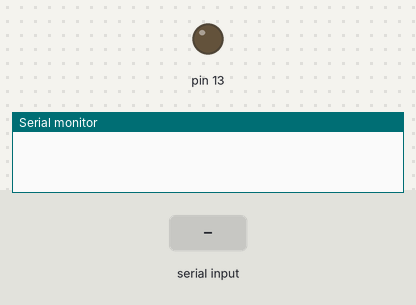
A sketch run on a simulated Arduino Uno, built with avr-gcc and run on an emulated ATmega328P. Parts: output pins drawn as LEDs (lit = HIGH), the last lines printed to the serial monitor. Inputs (shaded band) come from the test bench.

Above: at 1.2 s.
1.3 s: "1" received over Serial
At 2.6 s:
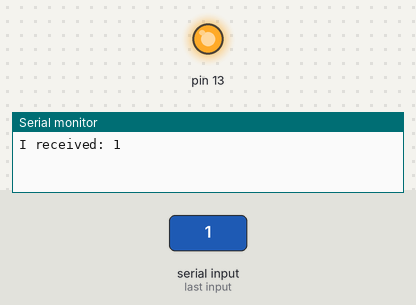
Timing chart, 0 to 4.3 s (numbered marks = the images above; inputs shaded):
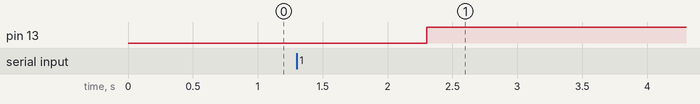

Measured:
- after the input at 1.3 s, pin 13: LOW → HIGH after 1.0 s

The sketch:

talk_to_pi.ino
```cpp
String incomingString = "";   // for incoming serial data
void setup() {
        Serial.begin(9600);     // opens serial port, sets data rate to 9600 bps
        pinMode(13, OUTPUT);
        digitalWrite(13, LOW);
}
void loop() {
    // send data only when you receive data:

    if (Serial.available() > 0) {

        // read the incoming string:
        incomingString = Serial.readString();
        // say what you got:
        Serial.print("I received: ");
        Serial.println(incomingString);
        if(incomingString.equals("1")) {
            digitalWrite(13, HIGH);
        }
    }
}
```
